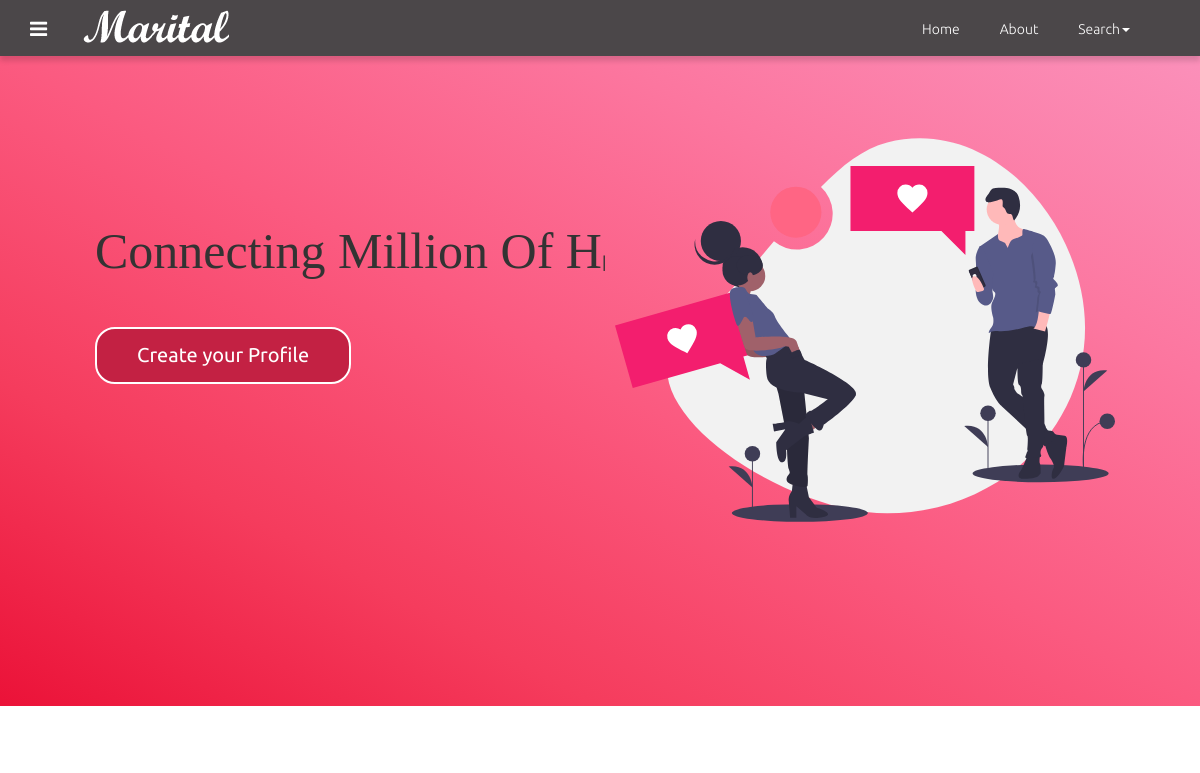
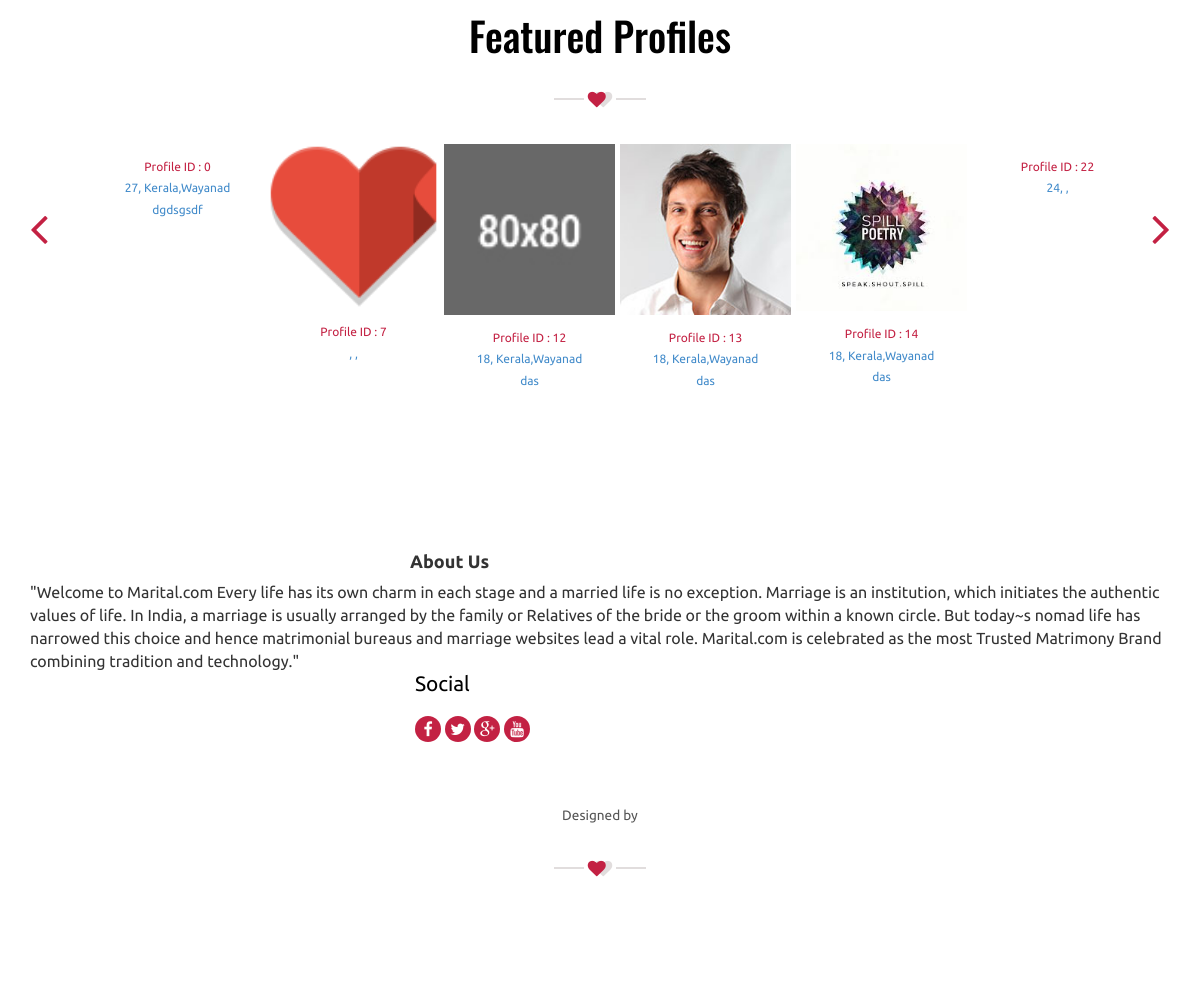
The page / (signed in) on the database its author committed (2 pictures, top to bottom).
### tables this page shows
CREATE TABLE `customer` (
  `id` int(10) NOT NULL AUTO_INCREMENT,
  `cust_id` int(5) NOT NULL,
  `email` varchar(60) NOT NULL,
  `age` varchar(10) NOT NULL,
  `height` int(10) NOT NULL,
  `sex` varchar(6) NOT NULL,
  `religion` varchar(20) NOT NULL,
  `caste` varchar(20) NOT NULL,
  `subcaste` varchar(20) NOT NULL,
  `district` varchar(20) NOT NULL,
  `state` varchar(20) NOT NULL,
  `country` varchar(10) NOT NULL,
  `maritalstatus` varchar(20) NOT NULL,
  `profilecreatedby` varchar(20) NOT NULL,
  `education` text NOT NULL,
  `education_sub` text NOT NULL,
  `firstname` text NOT NULL,
  `lastname` text NOT NULL,
  `body_type` text NOT NULL,
  `physical_status` text NOT NULL,
  `drink` varchar(8) NOT NULL,
  `mothertounge` text NOT NULL,
  `colour` varchar(20) NOT NULL,
  `weight` int(5) NOT NULL,
  `blood_group` varchar(5) NOT NULL,
  `diet` varchar(8) NOT NULL,
  `smoke` varchar(8) NOT NULL,
  `dateofbirth` date NOT NULL,
  `occupation` text NOT NULL,
  `occupation_descr` text NOT NULL,
  `annual_income` varchar(20) NOT NULL,
  `fathers_occupation` varchar(20) NOT NULL,
  `mothers_occupation` varchar(20) NOT NULL,
  `no_bro` int(5) NOT NULL,
  `no_sis` int(5) NOT NULL,
  `aboutme` text NOT NULL,
  `profilecreationdate` date NOT NULL,
  PRIMARY KEY (`id`)
);

CREATE TABLE `photos` (
  `id` int(10) NOT NULL AUTO_INCREMENT,
  `cust_id` int(10) NOT NULL,
  `pic1` varchar(25) NOT NULL,
  `pic2` varchar(40) NOT NULL,
  `pic3` varchar(40) NOT NULL,
  `pic4` varchar(40) NOT NULL,
  PRIMARY KEY (`id`),
  UNIQUE KEY `cust_id` (`cust_id`)
);

### functions.php (called while the page is built, shortened)
<?php
function mysqlexec($sql){
	$host="localhost";
	$username="root";
	$password="mohit";
	$db_name="matrimony";
$conn=mysqli_connect("$host", "$username", "$password")or die("cannot connect");
mysqli_select_db($conn,"$db_name")or die("cannot select DB");
if($result = mysqli_query($conn, $sql)){
	return $result;
}
else{
	echo mysqli_error($conn);
}
}
?>

### index.php (the view, shortened to what this page needs)
<?php include_once("functions.php"); ?>
<!DOCTYPE HTML>
<html>
<head>
<link href="css/bootstrap-3.1.1.min.css" rel='stylesheet' type='text/css' />
<link href="css/style.css" rel='stylesheet' type='text/css' />
<link href="css/font-awesome.css" rel="stylesheet">
</head>
<body>
 <?php include_once("includes/navigation.php");?>
<div class="banner">
  <div class="container" style="width:900px; margin-left:80px; margin-right:10px">
    <div class="banner_info">
			<div id="typed-strings">
    <p >Connecting Million Of Hearts</p>
</div>
<span id="typed" style="font-family:Georgia; font-size:50px;"></span>
    </div>
		<div style="margin-top:40px;">
		<a href="register.php" class="hvr-shutter-out-horizontal btn11">Create your Profile</a>
		</div>
  </div>
  <div class="container" style="position:absolute; width:600px; height:500px; right:0; top:0; margin-top: 80px;">
		<img style="height:500px; width:500px; overflow-x:hidden;" src="/images/undraw.svg" >
  </div>
</div>
<div class="grid_1">
      <div class="container">
      	<h1>Featured Profiles</h1>
       	<div class="heart-divider">
			<span class="grey-line"></span>
			<i class="fa fa-heart pink-heart"></i>
			<i class="fa fa-heart grey-heart"></i>
			<span class="grey-line"></span>
        </div>
        <ul id="flexiselDemo3">
        <?php
        	$sql="SELECT * FROM customer";
        	$result=mysqlexec($sql);
        	if($result){
        		while($row=mysqli_fetch_assoc($result)){
        			$profileid=$row['cust_id'];
        			$age=$row['age'];
        			$place=$row['state'] . "," . $row['district'];
        			$job=$row['occupation'];
        				$pic1='';
						$sql2="SELECT * FROM photos WHERE cust_id = $profileid";
						$result2 = mysqlexec($sql2);
						if($result2){
							$row2=mysqli_fetch_array($result2);
							$pic1=$row2['pic1'];
						}
					echo "<li><div class=\"col_1\"><a href=\"view_profile.php?id={$profileid}\">";
					echo "<img src=\"profile/{$profileid}\/{$pic1}\" alt=\"\" class=\"hover-animation image-zoom-in img-responsive\"/>";
					echo "<h3><span class=\"m_3\">Profile ID : {$profileid}</span><br>{$age}, {$place}<br>{$job}</h3></a></div>";
					echo "</li>";
        		}
        	}
        ?>
          </ul>
    </div>
</div>
    <div class="footer">
    	<div class="container">
    		<div class="col-md-4 col_2"></div>
    			<h4><b>About Us</b></h4>
    			<p>"Welcome to Marital.com Every life has its own charm in each stage and a married life is no exception. Marriage is an institution, which initiates the authentic values of life. In India, a marriage is usually arranged by the family or Relatives of the bride or the groom within a known circle. But today~s nomad life has narrowed this choice and hence matrimonial bureaus and marriage websites lead a vital role. Marital.com is celebrated as the most Trusted Matrimony Brand combining tradition and technology."</p>
    		</div>
    		<div class="col-md-2 col_2">
    		</div>
    		<div class="col-md-2 col_2">
    		</div>
    		<div class="col-md-2 col_2">
    			<h4>Social</h4>
    			<ul class="footer_social">
				  <li><a href="#"><i class="fa fa-facebook fa1"> </i></a></li>
				  <li><a href="#"><i class="fa fa-twitter fa1"> </i></a></li>
				  <li><a href="#"><i class="fa fa-google-plus fa1"> </i></a></li>
				  <li><a href="#"><i class="fa fa-youtube fa1"> </i></a></li>
			    </ul>
    		</div>
    		<div class="clearfix"> </div>
    		<div class="copy">
			  <p>Designed by
			  <div class="heart-divider">
				<span class="grey-line"></span>
				<i class="fa fa-heart pink-heart"></i>
				<i class="fa fa-heart grey-heart"></i>
				<span class="grey-line"></span>
			</div>
			</p>
	        </div>
    	</div>
</body>
</html>

### css/style.css (style rules this page uses)
h4, h5, h6, h1, h2, h3 { margin-top: 0; }
ul, ol { margin: 0; }
p { margin: 0; }
html, body { font-family: 'Ubuntu', sans-serif; font-size: 100%; background:#fff; }
body a { transition:0.5s all; -webkit-transition:0.5s all; -moz-transition:0.5s all; -o-transition:0.5s all; -ms-transition:0.5s all; }
.banner { background-image: linear-gradient(to left bottom, #fb90ba, #fc769f, #fb5a80, #f53c5d, #eb1238); background-size:cover; -webkit-background-size:cover; -moz-background-size:cover; -o-background-size:cover; min-height:650px; }
.banner_info { margin: 10em 0 0 0; }
.btn11 { border-radius: 20px; }
.hvr-shutter-out-horizontal { display: inline-block; vertical-align: middle; -webkit-transform: translateZ(0); transform: translateZ(0); -webkit-backface-visibility: hidden; backface-visibility: hidden; -moz-osx-font-smoothing: grayscale; position: relative; background: #c32143; -webkit-transition-property: color; transition-property: color; -webkit-transition-duration: 0.3s; transition-duration: 0.3s; padding: 12px 40px; border: 2px solid #fff; color: #fff; font-size: 20px; }
.hvr-shutter-out-horizontal:before { content: ""; position: absolute; z-index: -1; top: 0; bottom: 0; left: 0; right: 0; background:#555; -webkit-transform: scaleX(0); transform: scaleX(0); -webkit-transform-origin: 50%; transform-origin: 50%; -webkit-transition-property: transform; transition-property: transform; -webkit-transition-duration: 0.3s; transition-duration: 0.3s; -webkit-transition-timing-function: ease-out; transition-timing-function: ease-out; }
.heart-divider { height: 100%; width: 100%; margin:2em auto; text-align: center; }
.grey-line { width: 30px; height: 8px; display: inline-block; border-top: solid 2px #e1dddd; }
.pink-heart { color:#c32143; font-size: 18px; position: relative; z-index: 3; }
.grey-heart { color: #e1dddd; font-size: 18px; margin-left: -15px; position: relative; z-index: 2; }
.grid_1 { padding:5em 0; }
.grid_1 h1, .grid_2 h2 { text-align: center; font-family: 'Oswald', sans-serif; font-size: 2.5em; color: #000; margin-bottom: 0; font-weight: 500; }
.col_1 { position:relative; overflow:hidden; }
.col_1 img { width:100%; }
.col_1 img.hover-animation, .col_1:hover img.hover-animation { -webkit-transition: all 0.5s; -ms-transition: all 0.5s; -o-transition: all 0.5s; transition: all 0.5s; }
.nbs-flexisel-ul { position: relative; width: 9999px; margin: 0px; padding: 0px; list-style-type: none; text-align: center; }
.nbs-flexisel-item { float: left; padding: 0px; position: relative; line-height: 0px; margin-left:5px; min-height: 220px; min-width:171px; }
ul#flexiselDemo3 h3 { font-size:12px; line-height:1.8em; margin: 1em 0 0 0; }
span.m_3 { color:#c32143; }
.footer { background:#fff; padding:5em 0; }
.col_2 h4 { color:#000; font-size:1.3em; margin-bottom:1em; }
ul.footer_social { padding: 0; margin: 0 0 1em; list-style: none; }
ul.footer_social li { display: inline-block; text-align: center; }
i.fa1 { background:#c32143; width: 26px; height: 26px; color: #fff; line-height: 26px; border-radius: 20px; -webkit-border-radius: 20px; -moz-border-radius: 20px; -o-border-radius: 20px; }
.copy { margin:3em 0 0 0; text-align:center; }
.copy p { color:#555; font-size:0.85em; }
ul { padding: 0; list-style: none; }
.headings h1, h2,h3,h4,h5,h6 { font-weight:400; }

### rows shown on the page
customer: cust "0", age "27", place "Kerala,Wayanad", occupation "dgdsgsdf"
customer: photos.pic1 (picture), cust "7", place ","
customer: photos.pic1 (picture), cust "12", age "18", place "Kerala,Wayanad", occupation "das"
customer: photos.pic1 (picture), cust "13", age "18", place "Kerala,Wayanad", occupation "das"
customer: photos.pic1 (picture), cust "14", age "18", place "Kerala,Wayanad", occupation "das"
customer: cust "22", age "24", place ","
